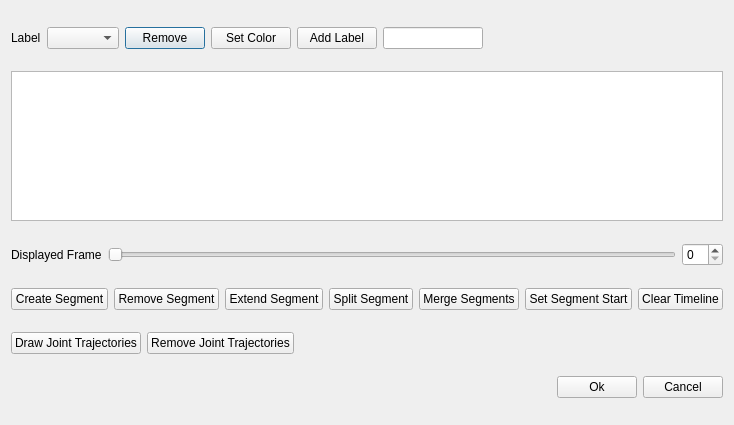
<?xml version="1.0" encoding="UTF-8"?>
<ui version="4.0">
 <class>Dialog</class>
 <widget class="QDialog" name="Dialog">
  <property name="geometry">
   <rect>
    <x>0</x>
    <y>0</y>
    <width>666</width>
    <height>425</height>
   </rect>
  </property>
  <property name="windowTitle">
   <string>Annotation Editor</string>
  </property>
  <layout class="QVBoxLayout" name="verticalLayout">
   <item>
    <layout class="QGridLayout" name="viewerLayout"/>
   </item>
   <item>
    <layout class="QHBoxLayout" name="horizontalLayout_3">
     <item>
      <widget class="QLabel" name="label">
       <property name="text">
        <string>Label</string>
       </property>
      </widget>
     </item>
     <item>
      <widget class="QComboBox" name="labelComboBox"/>
     </item>
     <item>
      <widget class="QPushButton" name="removeButton">
       <property name="text">
        <string>Remove</string>
       </property>
      </widget>
     </item>
     <item>
      <widget class="QPushButton" name="setColorButton">
       <property name="text">
        <string>Set Color</string>
       </property>
      </widget>
     </item>
     <item>
      <widget class="QPushButton" name="addButton">
       <property name="text">
        <string>Add Label</string>
       </property>
      </widget>
     </item>
     <item>
      <widget class="QLineEdit" name="labelLineEdit">
       <property name="maximumSize">
        <size>
         <width>100</width>
         <height>16777215</height>
        </size>
       </property>
      </widget>
     </item>
     <item>
      <spacer name="horizontalSpacer_6">
       <property name="orientation">
        <enum>Qt::Horizontal</enum>
       </property>
       <property name="sizeHint" stdset="0">
        <size>
         <width>40</width>
         <height>20</height>
        </size>
       </property>
      </spacer>
     </item>
    </layout>
   </item>
   <item>
    <widget class="TimeLineLabelView" name="labelView">
     <property name="maximumSize">
      <size>
       <width>16777215</width>
       <height>150</height>
      </size>
     </property>
    </widget>
   </item>
   <item>
    <layout class="QHBoxLayout" name="horizontalLayout">
     <item>
      <widget class="QLabel" name="label_8">
       <property name="text">
        <string>Displayed Frame</string>
       </property>
      </widget>
     </item>
     <item>
      <widget class="QSlider" name="displayFrameSlider">
       <property name="orientation">
        <enum>Qt::Horizontal</enum>
       </property>
      </widget>
     </item>
     <item>
      <widget class="QSpinBox" name="displayFrameSpinBox"/>
     </item>
    </layout>
   </item>
   <item>
    <layout class="QHBoxLayout" name="horizontalLayout_4">
     <item>
      <widget class="QPushButton" name="createSegmentButton">
       <property name="text">
        <string>Create Segment</string>
       </property>
      </widget>
     </item>
     <item>
      <widget class="QPushButton" name="removeSegmentButton">
       <property name="text">
        <string>Remove Segment</string>
       </property>
      </widget>
     </item>
     <item>
      <widget class="QPushButton" name="extendSegmentButton">
       <property name="text">
        <string>Extend Segment</string>
       </property>
      </widget>
     </item>
     <item>
      <widget class="QPushButton" name="splitSegmentsButton">
       <property name="text">
        <string>Split Segment</string>
       </property>
      </widget>
     </item>
     <item>
      <widget class="QPushButton" name="mergeSegmentsButton">
       <property name="text">
        <string>Merge Segments</string>
       </property>
      </widget>
     </item>
     <item>
      <widget class="QPushButton" name="setAnnotationStartButton">
       <property name="text">
        <string>Set Segment Start</string>
       </property>
      </widget>
     </item>
     <item>
      <widget class="QPushButton" name="clearTimelineButton">
       <property name="text">
        <string>Clear Timeline</string>
       </property>
      </widget>
     </item>
     <item>
      <spacer name="horizontalSpacer_3">
       <property name="orientation">
        <enum>Qt::Horizontal</enum>
       </property>
       <property name="sizeHint" stdset="0">
        <size>
         <width>40</width>
         <height>20</height>
        </size>
       </property>
      </spacer>
     </item>
    </layout>
   </item>
   <item>
    <layout class="QHBoxLayout" name="horizontalLayout_5">
     <item>
      <widget class="QPushButton" name="plotJointsButton">
       <property name="text">
        <string>Draw Joint Trajectories</string>
       </property>
      </widget>
     </item>
     <item>
      <widget class="QPushButton" name="removeJointPlotButton">
       <property name="text">
        <string>Remove Joint Trajectories</string>
       </property>
      </widget>
     </item>
     <item>
      <spacer name="horizontalSpacer_2">
       <property name="orientation">
        <enum>Qt::Horizontal</enum>
       </property>
       <property name="sizeHint" stdset="0">
        <size>
         <width>40</width>
         <height>20</height>
        </size>
       </property>
      </spacer>
     </item>
    </layout>
   </item>
   <item>
    <layout class="QHBoxLayout" name="horizontalLayout_2">
     <item>
      <spacer name="horizontalSpacer">
       <property name="orientation">
        <enum>Qt::Horizontal</enum>
       </property>
       <property name="sizeHint" stdset="0">
        <size>
         <width>40</width>
         <height>20</height>
        </size>
       </property>
      </spacer>
     </item>
     <item>
      <widget class="QPushButton" name="okButton">
       <property name="text">
        <string>Ok</string>
       </property>
      </widget>
     </item>
     <item>
      <widget class="QPushButton" name="cancelButton">
       <property name="text">
        <string>Cancel</string>
       </property>
      </widget>
     </item>
    </layout>
   </item>
  </layout>
 </widget>
 <customwidgets>
  <customwidget>
   <class>TimeLineLabelView</class>
   <extends>QGraphicsView</extends>
   <header>tool/core/widgets/time_line_label_view</header>
  </customwidget>
 </customwidgets>
 <resources/>
 <connections/>
</ui>
